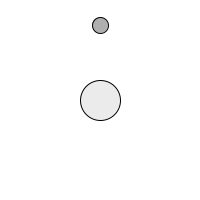
Frame 1 (no input)
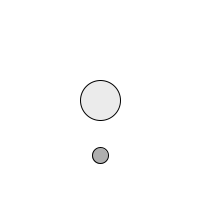
Frame 60 (the mouse pressed at the canvas centre just before this capture)
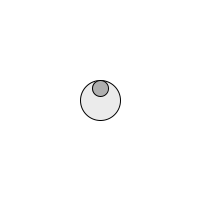
Frame 120 (the mouse held since frame 60 and released just before this capture)

The Processing sketch that drew these frames (run headless with seeded random() and noise(); from frame 60 on, the mouse is pressed at the canvas centre):

// Processing sketch: e09_b
// ── e09_b.pde
float G = 0.0001;

Attractor attractor;
Mover mover;

void setup() {
  size(200,200);
  background(255);
  attractor = new Attractor();
  mover = new Mover();
}

void draw() {
  PVector attraction = attractor.attract(mover);
  PVector[] forces = new PVector[]{attraction};
  
  mover.update(forces);
  
  background(255);
  attractor.display();
  mover.display();
}

class Attractor {
  
  PVector location;
  float mass;
  
  Attractor() {
    location = new PVector(width/2,height/2);
    mass = 20;
  }
  
  PVector attract(Mover mover) {
    PVector result;
    
    PVector displacement = PVector.sub(location,mover.location);
    float distance = displacement.mag();
    
    if (distance < 40) {
      // repel close objects
      result = displacement.copy();
      result.normalize();
      float strength = -1 * G * mass * mover.mass * distance;
      result.mult(strength);
    } else {
      // attract faraway ones
      result = displacement.copy();
      result.normalize();
      float strength = G * mass * mover.mass * distance;
      result.mult(strength);
    }
    
    return result;
  }
  
  void display() {
    stroke(0);
    fill(175,255/4);
    ellipse(location.x,location.y,mass*2,mass*2);
  }
}

class Mover {
  
  PVector location;
  PVector velocity;
  float mass;
  
  Mover() {
    location = new PVector(100,25);
    velocity = new PVector(0,0);
    mass = 1;
  }
  
  void update(PVector[] forces) {
    PVector acceleration = PVector.div(sumVectors(forces),mass);
    velocity.add(acceleration);
    location.add(velocity);
  }
  
  void display() {
    stroke(0);
    fill(175);
    ellipse(location.x,location.y,16*mass,16*mass);
  }
}

PVector sumVectors(PVector[] vectors) {
  PVector result = new PVector(0,0);
  for (int i = 0; i < vectors.length; i++)
    result.add(vectors[i]);
  return result;
}
